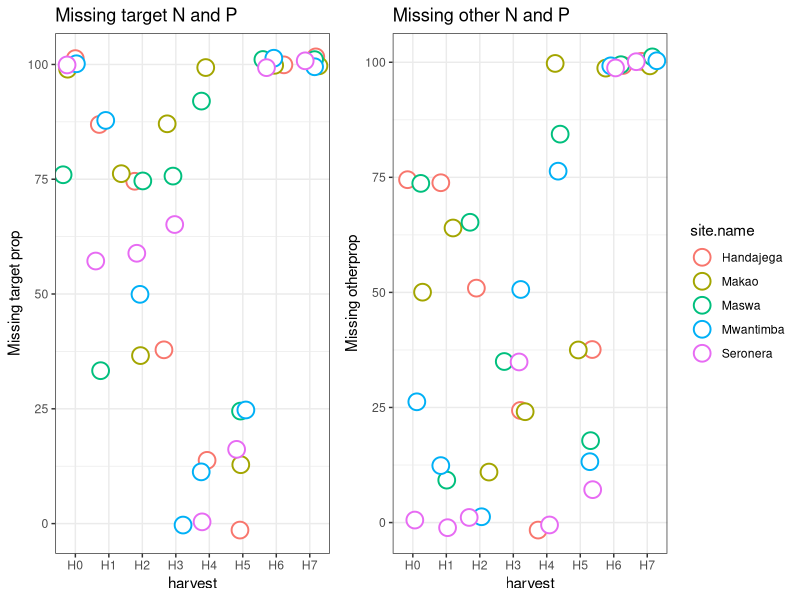

This figure's R source: (Note: this script raises an error after producing the figure.)
#################################################################
#Serengeti moveable exclosure
# Marit
#02/10/2018 
################################################################
#clear system & package libraries
rm(list=ls())
library(lattice)
library(MASS)
library(dplyr)
library(lubridate)
library(data.table)  
library(ggplot2)
library(grid)
library(egg)
library(ggpubr)
################################################################

# Import data seasonal biomass, dung, PRC and environmental data
OnMove<-read.csv(file="Moveable exclosures/Movable.exclosure.data.FULL.csv", sep=",",header=TRUE)

# Explore dataset
names(OnMove)
str(OnMove)
dim(OnMove)

# H0 = 20 samples
# H1-H7 harvest 48 samples 
names(OnMove)
OnMove$site.name
# Count function
length(OnMove$harvest)
length(OnMove$site.name)
#Total.NP<-count(OnMove, c("site.name","harvest")) # Total - 20, 48 etc.

Total.NP<-table(OnMove$harvest,OnMove$site.name)
Total.NP<-as.data.frame(Total.NP)

# Count whether missing or not
TargetNP<-table(OnMove$harvest,OnMove$site.name, !is.na(OnMove$N.target))
OtherNP<-table(OnMove$harvest,OnMove$site.name, !is.na(OnMove$N.other))
# dataframe
TargetNP<-as.data.frame(TargetNP)
OtherNP<-as.data.frame(OtherNP)
# Make column for function - target vs other
TargetNP$plant.fx<-"target"
OtherNP$plant.fx<-"other"
#Combin
TotalNP<-rbind(TargetNP,OtherNP)
colnames(TotalNP)<-c("harvest","site.name","absence","freq","plant.fx")
levels(TotalNP$absence)<-c("Absence","Prescence")
TotalNP$freq.total<-Total.NP$Freq

TotalNP$prop<-TotalNP$freq/TotalNP$freq.total*100

TargetAb<-TotalNP[TotalNP$absence=="Absence" & TotalNP$plant.fx=="target",]
TargetAbPlot<-ggplot(TargetAb,aes(x=harvest,y=prop, colour=site.name))+
  ylab("Missing target prop")+ggtitle("Missing target N and P")+
  geom_jitter(stat="identity", size=5, fill="white", shape=21, stroke=1, show.legend=F) +theme_bw()


OtherAb<-TotalNP[TotalNP$absence=="Absence" & TotalNP$plant.fx=="other",]
OtherAbPlot<-ggplot(OtherAb,aes(x=harvest,y=prop, colour=site.name))+ggtitle("Missing other N and P")+
  ylab("Missing otherprop")+
  geom_jitter(stat="identity", size=5, fill="white", shape=21, stroke=1) +theme_bw()

# Combine plots
egg::ggarrange(TargetAbPlot,OtherAbPlot, ncol=2)

# Export jpeg
#ggsave("/Users/anotherswsmith/Documents/AfricanBioServices/Data/VegSoil_GitHub/AfricanBioServices-Vegetation-and-soils/Moveable exclosures/MissingNP.jpeg",
#       width= 18, height = 12,units ="cm",
#       dpi = 600, limitsize = TRUE)

##############################################
####  Sub-sampling for NTNU CNP analysis ####
##############################################

##############################################
####  Samples with issues at SUA ####
##############################################
# How many subsamples are at SUA/NTNU
# BASED ON TARGET SUB SUA AND SUB NTNU
SubsamplesSUA<-OnMove[!is.na(OnMove$Sub.SUA), ] # Remove NAs
SubsamplesSUA$harvest
dim(SubsamplesSUA)# 226 
SubsamplesSUA<-SubsamplesSUA[!SubsamplesSUA$harvest=="H5" & !SubsamplesSUA$harvest=="H6" & !SubsamplesSUA$harvest=="H7",]
SubsamplesSUA<-droplevels(SubsamplesSUA)
dim(SubsamplesSUA)# 118

SubsamplesNTNU<-OnMove[!is.na(OnMove$Sub.NTNU), ] # Remove NAs
SubsamplesNTNU<-droplevels(SubsamplesNTNU)
dim(SubsamplesNTNU)# 138

# Remove H5, 6 and 7
OnMove2<-OnMove[!OnMove$harvest=="H5" & !OnMove$harvest=="H6" & !OnMove$harvest=="H7",]
OnMove2<-droplevels(OnMove2)

# Target NTNU and SUA
Sub2Institues<-OnMove2[OnMove2$Sub.SUA>.1 & OnMove2$Sub.NTNU>.1,]
Sub2Institues<-subset(OnMove2, Sub.SUA >.1 | Sub.NTNU>.1) 
Sub2Institues<-Sub2Institues[!is.na(Sub2Institues$Sub.NTNU), ]
Sub2Institues<-Sub2Institues[!is.na(Sub2Institues$Sub.SUA), ]
dim(Sub2Institues)  # ****70 target shared****
SharedMissingN<-Sub2Institues[is.na(Sub2Institues$N.target), ]
dim(SharedMissingN) # ****9 target OVERLAP AND ISSUE ****

# Non-target (other) NTNU and SUA
Sub2Institues1<-OnMove2[OnMove2$Sub.SUA.1>.1 & OnMove2$Sub.NTNU.1>.1,]
Sub2Institues1<-subset(OnMove2, Sub.SUA.1 >.1 | Sub.NTNU.1>.1) 
Sub2Institues1<-Sub2Institues1[!is.na(Sub2Institues1$Sub.NTNU.1), ]
Sub2Institues1<-Sub2Institues1[!is.na(Sub2Institues1$Sub.SUA.1), ]
dim(Sub2Institues1)  # 119 non-target shared 

SharedMissingNother<-Sub2Institues1[is.na(Sub2Institues1$N.other), ]
dim(SharedMissingNother) # ******18 non-target*******


MissingSamplesSHARED<-rbind(SharedMissingN,SharedMissingNother)
dim(MissingSamplesSHARED)# 27 samples with issues

# Export missing sample from SUA that overlap with NTNU 
write.table(MissingSamplesSHARED, file = "Moveable exclosures/MissingSamplesSHARED.csv",row.names=T, na="",col.names=T, sep=";")

##############################################################
####  Samples no issues at SUA - retest for equipment ####
##############################################################

OnMoveOK<-OnMove[!MissingSamplesSHARED$plot.id, ]
subset(!MissingSamplesSHARED$plot.id)

library(dplyr)
OnMove2<-OnMove[!OnMove$harvest=="H5" & !OnMove$harvest=="H6" & !OnMove$harvest=="H7",] # Remove H5, H6, H7
OnMove2Pt<-OnMove2[!is.na(OnMove2$P.target), ] #Remove any target P without value
OnMove2Pt$P.target
OnMove2PtOK<-OnMove2Pt %>% filter(!plot.id %in% MissingSamplesSHARED$plot.id) # Remove samples codes with issues
OnMove2PtOK$P.target
dim(OnMove2PtOK) # 82
OnMove2PtOK$P.target 
OnMove2PtOKb<-OnMove2PtOK[rev(order(OnMove2PtOK$P.target)),]
OnMove2PtOKb$P.target
# 70 - 9 = 61

OnMove2Po<-OnMove2[!is.na(OnMove2$P.other), ] #Remove any target P without value
OnMove2Po$P.other
OnMove2PoOK<-OnMove2Po %>% filter(!plot.id %in% MissingSamplesSHARED$plot.id) # Remove samples codes with issues
OnMove2PoOK$P.other
dim(OnMove2PoOK) # 131
OnMove2PoOK$P.other #
OnMove2PoOKb<-OnMove2PoOK[rev(order(OnMove2PoOK$P.other)),]
OnMove2PoOKb$P.other # 131

# Select only relevant columns # Create a target and other column
names(OnMove2PtOKb)
OnMove2PtOKb$target
MyVar<-c("plot.id","block.id", "harvest","P.target","P.other")
OverlapPtarget<-OnMove2PtOKb[ ,MyVar]
OverlapPother<-OnMove2PoOKb[ ,MyVar]
OverlapPtarget$fx<-"target"
OverlapPother$fx<-"other"

# Combine target and non-target P samples
SUA_P_overlap<-rbind(OverlapPtarget,OverlapPother)

# Export overlap samples between SUA and NTNU - select 16 for reanalysis
write.table(SUA_P_overlap, file = "Moveable exclosures/SUA_P_overlap.csv",row.names=F, na="",col.names=T, sep=";")
# Please select from target and other category 

##############################################################
####  End  ####
##############################################################
